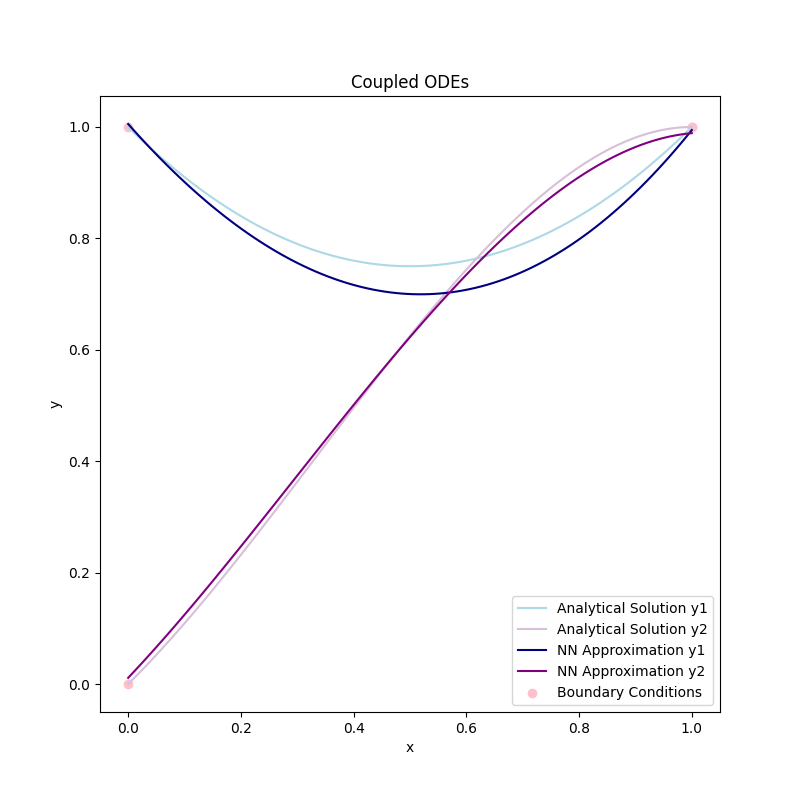

The script that saved this image:

# import libraries
from torch import nn as nn
import torch
import torch.autograd as ag
import numpy as np
import matplotlib.pyplot as plt

from scipy.integrate import odeint

seed = 140
torch.manual_seed(seed)
torch.cuda.manual_seed(seed)
torch.cuda.manual_seed_all(seed)


def analytical(x, y0):
    # y0 = np.array([1,0])
    # y  = odeint(DE, y0, x)
    # return y[:,0]
    return odeint(system, y0, x)



class ODENet(nn.Module):
    def __init__(self, input_size: int = 1, output_size: int = 2, hidden_layers: int = 5, hidden_nodes: int = 50) -> None:
        """
            Builds an neural network to approximate the value of the differential equation
            input_size must be set to number of parameters in the function f for ODE this is 1
            output_size number of values output by the function for ODE this is 1
        """
        super().__init__()
        
        self.inputs  = nn.Linear(input_size, hidden_nodes)
        self.model   = nn.ModuleList([nn.Linear(hidden_nodes, hidden_nodes)] * hidden_layers)
        self.outputs = nn.Linear(hidden_nodes, output_size) 
        
        self.activation = nn.Sigmoid() # Can be either tanh or sigmoid, ReLU is not differentiable everywhere, I think
    
    def _apply_model(self, x: torch.Tensor) -> torch.Tensor:
        """
            Runs the input through the hidden layers
        """
        for layer in self.model:
            x = self.activation(layer(x))
        return x

    def forward(self, t: torch.Tensor) -> torch.Tensor:
        t = self.activation(self.inputs(t))
        t = self._apply_model(t)
        output = self.outputs(t)
        y1, y2 = output[:, 0], output[:, 1]  # Ensure ordering is correct
        return [y1, y2]  # Ensures correct shape
    

def analytical_sol(x, x_bc, y1_bc, y2_bc):
    y1 = 1 - x*(1-x)
    # y1 = x*(1-x) + 1
    y2 = x*x*(1-x) + x
    # y2 = x*x*(1-x)

    return y1,y2

# x = x.reshape(-1,1)
# y = y.reshape(-1,1)

# x_data = x[0:200:20]
# y_data = y[0:200:20]
x_bc = np.array([[0], [1]])
y1_bc= np.array([1, 1])
y2_bc= np.array([0, 1])

x = np.linspace(0,1,100)
# Initial conditions
y1_0 = [1, 1]
y2_0 = [0, 1]
y1_analytical, y2_analytical = analytical_sol(x, x_bc, y1_bc, y2_bc)
# Extract solutions
# y1_analytical = y[:, 0]
# y2_analytical = y[:, 1]

# print(x_bc.shape, y_bc.shape)
device = torch.device("cuda" if torch.cuda.is_available() else "cpu")

x_data_t = torch.tensor(x_bc, dtype =torch.float32)
y1_data_t = torch.tensor(y1_bc, dtype =torch.float32)
y2_data_t = torch.tensor(y2_bc, dtype =torch.float32)

x_physics = torch.linspace(0, 1, 100, requires_grad=True,  dtype=torch.float32).reshape(-1,1)

# Hyperparameters
num_epochs = 20_000
LR = 1e-4
gamma=8
l1_weighting=1

model = ODENet(hidden_layers=2, hidden_nodes=30).to(device)
optim = torch.optim.Adam(model.parameters(), lr=LR)
# scheduler = torch.optim.lr_scheduler.StepLR(optim, step_size=5000, gamma=.01)

store_loss=[]
store_loss_y1=[]
store_loss_y2=[]
for epoch in range(num_epochs):
    optim.zero_grad()
    
    # Compute the BC loss
    y_pred = model(x_data_t)
    y1, y2 = y_pred[0], y_pred[1]
    y1_bc_loss = y1_data_t - y1
    y2_bc_loss = y2_data_t - y2
    loss_bc_y1 = torch.sum( y1_bc_loss**2) 
    loss_bc_y2 = torch.sum( y2_bc_loss**2 )
    
    # Compute the Derivates of the model WRT inputs
    y_pred   = model(x_physics)
    y1, y2 = y_pred[0], y_pred[1]
    dy1  = ag.grad(y1, x_physics, torch.ones_like(y1), create_graph=True)[0]
    ddy1  = ag.grad(dy1, x_physics, torch.ones_like(dy1), create_graph=True)[0]
    dy2  = ag.grad(y2, x_physics, torch.ones_like(y2), create_graph=True)[0]
    ddy2  = ag.grad(dy2, x_physics, torch.ones_like(dy2), create_graph=True)[0]

    # Compute the internal loss
    y1_loss = torch.mean((ddy1 - x_physics * y1 - 2 +2*x_physics - y2)**2) + gamma * loss_bc_y1
    y2_loss = torch.mean((ddy2 - y1 -1 + (5+x_physics)*x_physics)**2) + gamma * loss_bc_y2
    loss_y = l1_weighting*y1_loss +y2_loss
    
    # backpropagate joint loss
    loss = y1_loss + y2_loss# add two loss terms together
    store_loss.append(loss.item())
    store_loss_y1.append(y1_loss.item())
    store_loss_y2.append(y2_loss.item())

    loss.backward()
    optim.step()
    # scheduler.step()
    
    if epoch % 1000 == 0:
        print(f"Epochs = {epoch} of {num_epochs}, Loss = {float(loss):.7f}")
    
model.eval()
y_pred = model(torch.tensor(x, dtype = torch.float32, device=device).reshape(-1,1))
y1_pred = y_pred[0].detach().cpu().numpy().reshape(-1,)
y2_pred = y_pred[1].detach().cpu().numpy().reshape(-1,)

title_font = {
    "fontsize" : 18,
    "fontweight": "bold"
} 



fig, ax1 = plt.subplots(nrows=1, ncols=1, figsize=(8,8))
# ax1.xticks(np.arange(0, 5.5, step=0.5))
ax1.set_title("Coupled ODEs")
ax1.plot(x, y1_analytical, label="Analytical Solution y1", color = 'lightblue')
ax1.plot(x, y2_analytical, label="Analytical Solution y2", color = 'thistle')
ax1.set_xlabel("x")
ax1.plot(x, y1_pred, label="NN Approximation y1", color = 'navy')
ax1.plot(x, y2_pred, label="NN Approximation y2", color = 'purple')
ax1.set_ylabel("y")
ax1.scatter(x_bc.reshape(-1,), y1_bc.reshape(-1,) , label="Boundary Conditions", color='pink')
ax1.scatter(x_bc.reshape(-1,), y2_bc.reshape(-1,) , color='pink')
ax1.legend()


fig.savefig("coupled_odes.png")
